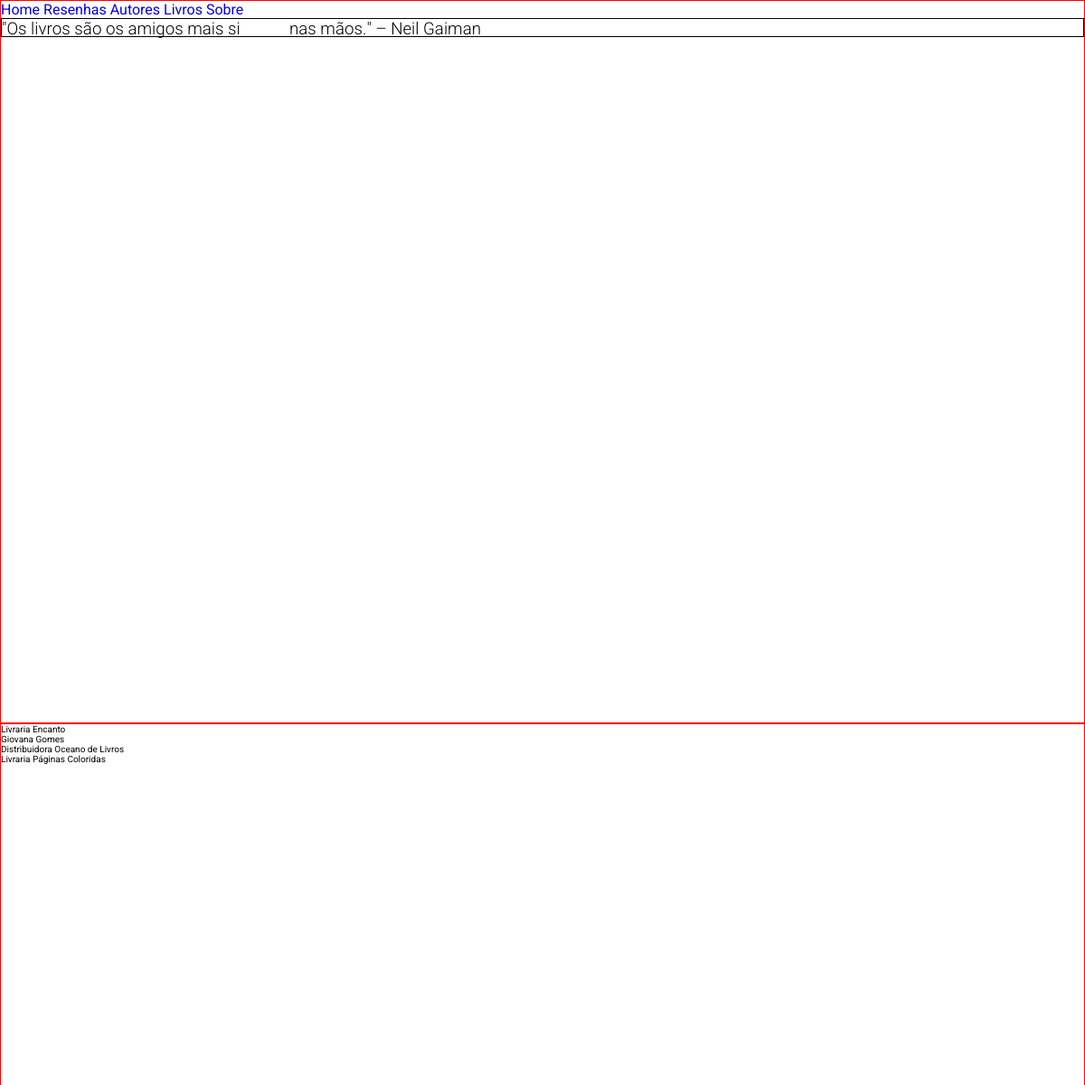
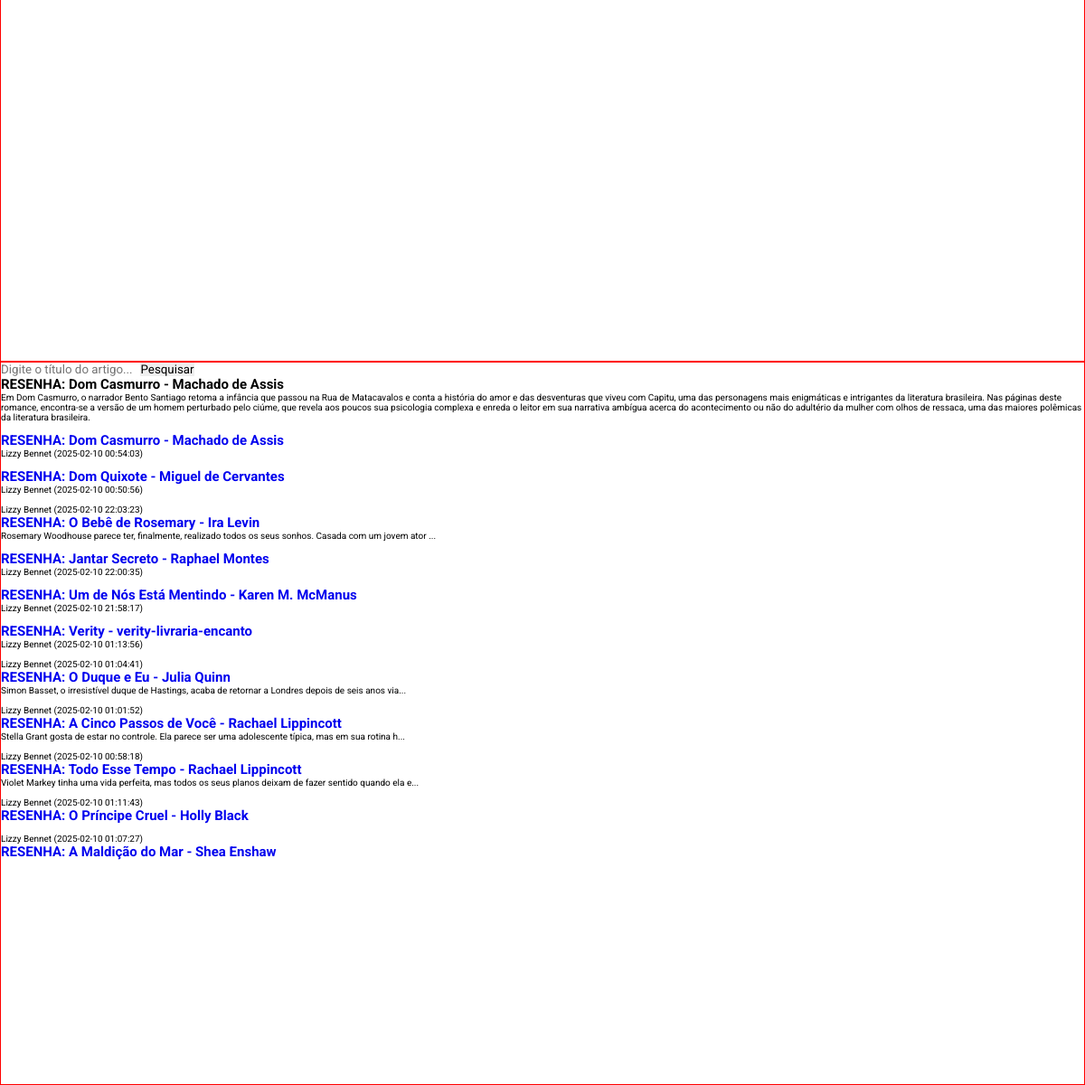
/index.php?slug=RESENHA:Dom-Casmurro-Machado-de-Assis, run on the app's committed database (2 pictures, top to bottom).
### tables this page shows
CREATE TABLE `parceria` (
  `cnpj` varchar(18) NOT NULL,
  `rg` varchar(15) DEFAULT NULL,
  `usuario` varchar(50) NOT NULL,
  `senha` varchar(255) NOT NULL,
  `nome` varchar(40) NOT NULL,
  `endereco` varchar(70) DEFAULT NULL,
  `cidade` varchar(30) DEFAULT NULL,
  `estado` char(2) DEFAULT NULL,
  `telefone` varchar(20) DEFAULT NULL,
  `email` varchar(50) DEFAULT NULL,
  `instagram` varchar(80) DEFAULT NULL,
  `tiktok` varchar(80) DEFAULT NULL,
  `x_social` varchar(80) DEFAULT NULL,
  `path` varchar(255) DEFAULT NULL,
  PRIMARY KEY (`cnpj`)
);

CREATE TABLE `resenha` (
  `id_resenha` int(11) NOT NULL AUTO_INCREMENT,
  `id_livro` int(11) NOT NULL,
  `id_escritor` int(11) NOT NULL,
  `id_autor_resenha` int(11) NOT NULL,
  `titulo` varchar(80) NOT NULL,
  `slug` varchar(255) NOT NULL,
  `path` varchar(255) NOT NULL,
  `genero` varchar(20) NOT NULL,
  `sinopse` text NOT NULL,
  `conteudo` text NOT NULL,
  `data_publicacao` timestamp NOT NULL DEFAULT current_timestamp(),
  `data_atualizacao` timestamp NOT NULL DEFAULT current_timestamp() ON UPDATE current_timestamp(),
  `visualizacao` int(11) DEFAULT 0,
  PRIMARY KEY (`id_resenha`),
  UNIQUE KEY `slug` (`slug`),
  KEY `id_livro` (`id_livro`),
  KEY `id_escritor` (`id_escritor`),
  KEY `id_autor_resenha` (`id_autor_resenha`),
  CONSTRAINT `resenha_ibfk_1` FOREIGN KEY (`id_livro`) REFERENCES `livro` (`id_livro`),
  CONSTRAINT `resenha_ibfk_2` FOREIGN KEY (`id_escritor`) REFERENCES `escritor` (`id_escritor`),
  CONSTRAINT `resenha_ibfk_3` FOREIGN KEY (`id_autor_resenha`) REFERENCES `autor_resenha` (`id_autor_resenha`)
);

CREATE TABLE `autor_resenha` (
  `id_autor_resenha` int(11) NOT NULL AUTO_INCREMENT,
  `nome` varchar(40) NOT NULL,
  `pseudonimo` varchar(40) NOT NULL,
  `pontos` int(11) DEFAULT 10,
  `descricao` text NOT NULL,
  `path` varchar(255) NOT NULL,
  `endereco` varchar(70) NOT NULL,
  `cidade` varchar(30) NOT NULL,
  `estado` varchar(2) NOT NULL,
  `telefone` varchar(20) NOT NULL,
  `email` varchar(50) NOT NULL,
  `instagram` varchar(80) DEFAULT NULL,
  `tiktok` varchar(80) DEFAULT NULL,
  `x_social` varchar(80) DEFAULT NULL,
  PRIMARY KEY (`id_autor_resenha`)
);

### index.php (the view, shortened to what this page needs)
<?php
include "conexao.php";
?>
<!DOCTYPE html>
<html lang="en">
<head>
    <link rel="stylesheet" type="text/css" href="style.css">
</head>
<body>
    <section>
        <nav>
            <a href="#">Home</a>
            <a href="resenhas/resenhas.php">Resenhas</a>
            <a href="autores/autores.php">Autores</a>
            <a href="livros/livros.php">Livros</a>
            <a href="sobre/sobre.php">Sobre</a>
        </nav>
        <div class="change-text">
            <h3>
                <span class="word">"Um&nbsp;livro&nbsp;é&nbsp;um&nbsp;sonho&nbsp;que&nbsp;você&nbsp;segura&nbsp;nas&nbsp;mãos."&nbsp;–&nbsp;Neil&nbsp;Gaiman</span>
                <span class="word"></span>
            </h3>
        </div>
    </section>
    <section>
        <?php
        $consulta = "SELECT * FROM parceria";
        if ($resultado = mysqli_query($conexao, $consulta)) {
            while ($parceria = mysqli_fetch_array($resultado)) {
                echo "
                  <p>{$parceria['nome']}</p>
                ";
            }
        }
        ?>
    </section>
    <section>
        <div class="search-container">
            <form method="POST" action="">
                <input type="text" name="search" placeholder="Digite o título do artigo..." required>
                <button type="submit">Pesquisar</button>
            </form>
        </div>
        <div class="pesquisa">
            <?php
            if (isset($_GET['slug'])) {
                $slug = $_GET['slug'];
                $stmt = $conexao->prepare("SELECT * FROM resenha WHERE slug = ?");
                $stmt->bind_param("s", $slug);
                $stmt->execute();
                $result = $stmt->get_result();
                $artigo = $result->fetch_assoc();
                if ($artigo) {
                    echo "<h1>" . htmlspecialchars($artigo['titulo']) . "</h1>";
                    echo "<p>" . nl2br(htmlspecialchars($artigo['sinopse'])) . "</p>";
                } else {
                    echo "Artigo não encontrado.";
                }
            }
            ?>
        </div>
        <main>
            <div class="classicos">
                <?php
                $consulta_classicos = "SELECT resenha.path, resenha.slug, resenha.titulo, resenha.data_publicacao, autor_resenha.pseudonimo FROM resenha INNER JOIN autor_resenha ON resenha.id_autor_resenha = autor_resenha.id_autor_resenha WHERE genero = 'Clássicos' ORDER BY data_publicacao DESC LIMIT 6";
                if ($resultado_classicos = mysqli_query($conexao,  $consulta_classicos)) {
                    while ($artigo = mysqli_fetch_array($resultado_classicos)) {
                        echo "<div>
                           <img src='../administrador/resenha/{$artigo['path']}' alt=''>
                           <h2><a href='http://localhost/TCC/site-principal/resenha-resultado/resenha.php?id={$artigo['slug']}'>" . htmlspecialchars($artigo['titulo']) . "</a></h2>
                           <p>{$artigo['pseudonimo']} ({$artigo['data_publicacao']})</p>
                        </div>";
                    }
                }
                ?>
            </div>
            <div class="terror">
                <?php
                $consulta_terror = "SELECT resenha.path, resenha.slug, resenha.titulo, resenha.data_publicacao, autor_resenha.pseudonimo, resenha.sinopse FROM resenha INNER JOIN autor_resenha ON resenha.id_autor_resenha = autor_resenha.id_autor_resenha WHERE genero = 'Terror' ORDER BY data_publicacao DESC LIMIT 6";
                if ($resultado = mysqli_query($conexao,  $consulta_terror)) {
                    while ($artigo = mysqli_fetch_array($resultado)) {
                        echo "<div>
                        <img src='../administrador/resenha/{$artigo['path']}' alt=''>
                        <p>{$artigo['pseudonimo']} ({$artigo['data_publicacao']})</p>
                        <h2><a href='http://localhost/TCC/site-principal/resenha-resultado/resenha.php?id={$artigo['slug']}'>" . htmlspecialchars($artigo['titulo']) . "</a></h2>
                        <p>" . substr(htmlspecialchars($artigo['sinopse']), 0, 100) . "...</p>
                     </div>";
                    }
                }
                ?>
            </div>
            <div class="suspense">
                <?php
                $consulta_suspense = "SELECT resenha.path, resenha.slug, resenha.titulo, resenha.data_publicacao, autor_resenha.pseudonimo, resenha.sinopse FROM resenha INNER JOIN autor_resenha ON resenha.id_autor_resenha = autor_resenha.id_autor_resenha WHERE genero = 'Suspense e mistério' ORDER BY data_publicacao DESC LIMIT 6";
                if ($resultado_suspense = mysqli_query($conexao,  $consulta_suspense)) {
                    while ($artigo = mysqli_fetch_array($resultado_suspense)) {
                        echo "<div>
                        <img src='../administrador/resenha/{$artigo['path']}' alt=''>
                        <h2><a href='http://localhost/TCC/site-principal/resenha-resultado/resenha.php?id={$artigo['slug']}'>" . htmlspecialchars($artigo['titulo']) . "</a></h2>
                        <p>{$artigo['pseudonimo']} ({$artigo['data_publicacao']})</p>
                     </div>";
                    }
                }
                ?>
            </div>
            <div class="romance">
                <?php
                $consulta_romance = "SELECT resenha.path, resenha.slug, resenha.titulo, resenha.data_publicacao, autor_resenha.pseudonimo, resenha.sinopse FROM resenha INNER JOIN autor_resenha ON resenha.id_autor_resenha = autor_resenha.id_autor_resenha WHERE genero = 'Romance' ORDER BY data_publicacao DESC LIMIT 6";
                if ($resultado_romance = mysqli_query($conexao,  $consulta_romance)) {
                    while ($artigo = mysqli_fetch_array($resultado_romance)) {
                        echo "<div>
                        <img src='../administrador/resenha/{$artigo['path']}' alt=''>
                        <p>{$artigo['pseudonimo']} ({$artigo['data_publicacao']})</p>
                        <h2><a href='http://localhost/TCC/site-principal/resenha-resultado/resenha.php?id={$artigo['slug']}'>" . htmlspecialchars($artigo['titulo']) . "</a></h2>
                         <p>" . substr(htmlspecialchars($artigo['sinopse']), 0, 100) . "...</p>
                     </div>";
                    }
                }
                ?>
            </div>
            <div class="ficcao">
                <?php
                $consulta_ficcao = "SELECT resenha.path, resenha.slug, resenha.titulo, resenha.data_publicacao, autor_resenha.pseudonimo, resenha.sinopse FROM resenha INNER JOIN autor_resenha ON resenha.id_autor_resenha = autor_resenha.id_autor_resenha WHERE genero = 'Fantasia e Ficção' ORDER BY data_publicacao DESC LIMIT 6";
                if ($resultado_ficcao = mysqli_query($conexao,  $consulta_ficcao)) {
                    while ($artigo = mysqli_fetch_array($resultado_ficcao)) {
                        echo "<div>
                        <img src='../administrador/resenha/{$artigo['path']}' alt=''>
                         <p>{$artigo['pseudonimo']} ({$artigo['data_publicacao']})</p>
                        <h2><a href='http://localhost/TCC/site-principal/resenha-resultado/resenha.php?id={$artigo['slug']}'>" . htmlspecialchars($artigo['titulo']) . "</a></h2>
                     </div>";
                    }
                }
                ?>
            </div>
        </main>
    </section>
</body>
</html>

### style.css (style rules this page uses)
* { font-family: 'Roboto', sans-serif; margin: 0; padding: 0; box-sizing: border-box; outline: none; border: none; text-decoration: none; transition: .2s linear; }
html { overflow-x: hidden; font-size: 62.5%; scroll-padding-top: 9rem; scroll-behavior: smooth; }
section { border: 1px solid red; height: 100vh; width: 100%; }
nav { font-size: 1.6rem; }
.change-text { border: 1px solid; width: 100%; height: auto; font-size: 1.6rem; font-weight: 600; }
.change-text h3 { display: inline-flex; margin: 0; font-weight: 300; vertical-align: top; }
.change-text h3 .word { position: absolute; display: flex; opacity: 0; }

### data on the page
parceria: nome "Livraria Encanto"
parceria: nome "Giovana Gomes"
parceria: nome "Distribuidora Oceano de Livros"
parceria: nome "Livraria Páginas Coloridas"
resenha: titulo "RESENHA: Dom Casmurro - Machado de Assis", sinopse "Em Dom Casmurro, o narrador Bento Santiago retoma a infância que passou na Rua de Matacavalos e conta a história do amor e das desventuras que viveu com Capitu, uma das personagens mais enigmáticas e intrigantes da literatura brasileira. Nas páginas deste romance, encontra-se a versão de um homem perturbado pelo ciúme, que revela aos poucos sua psicologia complexa e enreda o leitor em sua narrativa ambígua acerca do acontecimento ou não do adultério da mulher com olhos de ressaca, uma das maiores polêmicas da literatura brasileira.", id_autor_resenha.pseudonimo "Lizzy Bennet", data_publicacao "2025-02-10 00:54:03"
resenha: titulo "RESENHA: Dom Quixote - Miguel de Cervantes", id_autor_resenha.pseudonimo "Lizzy Bennet", data_publicacao "2025-02-10 00:50:56"
resenha: id_autor_resenha.pseudonimo "Lizzy Bennet", data_publicacao "2025-02-10 22:03:23", titulo "RESENHA: O Bebê de Rosemary - Ira Levin", sinopse "Rosemary Woodhouse parece ter, finalmente, realizado todos os seus sonhos. Casada com um jovem ator"
resenha: titulo "RESENHA: Jantar Secreto - Raphael Montes", id_autor_resenha.pseudonimo "Lizzy Bennet", data_publicacao "2025-02-10 22:00:35"
resenha: titulo "RESENHA: Um de Nós Está Mentindo - Karen M. McManus", id_autor_resenha.pseudonimo "Lizzy Bennet", data_publicacao "2025-02-10 21:58:17"
resenha: titulo "RESENHA: Verity - verity-livraria-encanto", id_autor_resenha.pseudonimo "Lizzy Bennet", data_publicacao "2025-02-10 01:13:56"
resenha: id_autor_resenha.pseudonimo "Lizzy Bennet", data_publicacao "2025-02-10 01:04:41", titulo "RESENHA: O Duque e Eu - Julia Quinn", sinopse "Simon Basset, o irresistível duque de Hastings, acaba de retornar a Londres depois de seis anos via"
resenha: id_autor_resenha.pseudonimo "Lizzy Bennet", data_publicacao "2025-02-10 01:01:52", titulo "RESENHA: A Cinco Passos de Você - Rachael Lippincott", sinopse "Stella Grant gosta de estar no controle. Ela parece ser uma adolescente típica, mas em sua rotina h"
resenha: id_autor_resenha.pseudonimo "Lizzy Bennet", data_publicacao "2025-02-10 00:58:18", titulo "RESENHA: Todo Esse Tempo - Rachael Lippincott", sinopse "Violet Markey tinha uma vida perfeita, mas todos os seus planos deixam de fazer sentido quando ela e"
resenha: id_autor_resenha.pseudonimo "Lizzy Bennet", data_publicacao "2025-02-10 01:11:43", titulo "RESENHA: O Príncipe Cruel - Holly Black"
resenha: id_autor_resenha.pseudonimo "Lizzy Bennet", data_publicacao "2025-02-10 01:07:27", titulo "RESENHA: A Maldição do Mar - Shea Enshaw"
